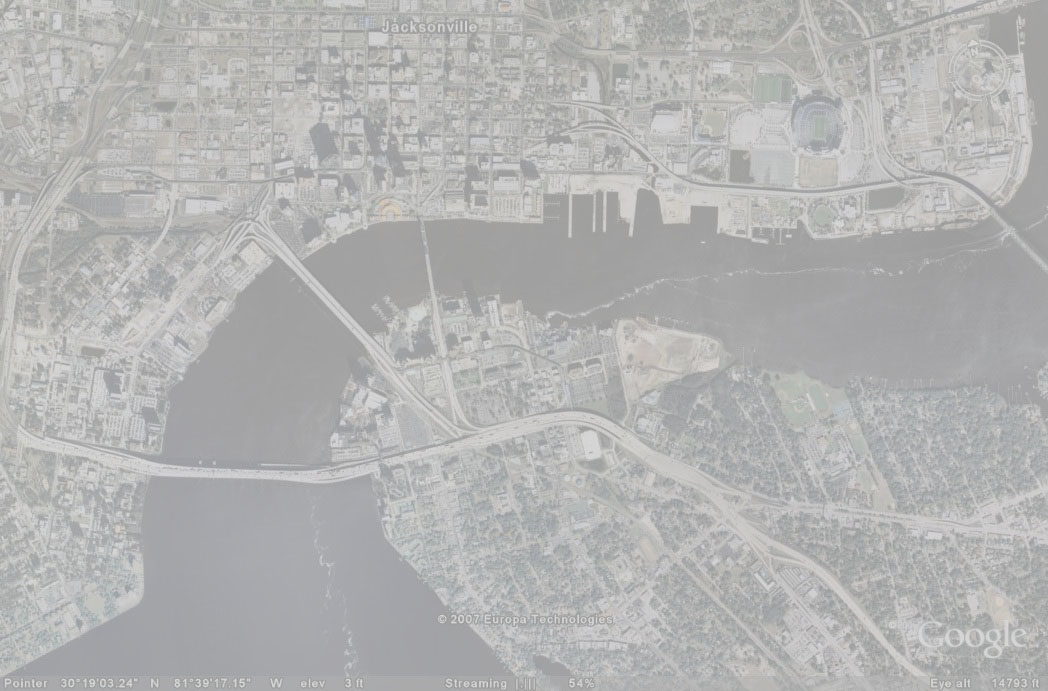
#> input picture 2-image-enhancement/images/satellite.jpg, 1048 x 691 px
$ jupyter execute --allow-errors 2-enhancement-supplementary.ipynb   (older library calls are emulated)
#> lines starting #> are read from the running program, lines starting #| are printed output that depends on the picture
# **Introduction to Image Processing**

** Dear students this is your first assignment in Image processing course, in the context of this assignment you have to:**
* **complete `2-enhancement.ipynb` up to section 2.7**
* **complete this notebook `2-enhancement-supplementary.ipynb`**
* **add your changes, commit and push your completed assignment to your github repo**

`2-enhancement-supplememtary.ipynb` provides more information on section 2.7

## 2.7 Your own implementation

### Q.1 Import the required libraries and functions

[cell 1]

### import the libraries you think its necessary for your task
# Matplotlib library
import matplotlib.pyplot as plt
from matplotlib import cm

# Numpy library
import numpy as np

from skimage import io
from skimage.color import rgb2grey

from skimage import exposure

from skimage import img_as_ubyte
from skimage import img_as_float
from skimage import img_as_uint

### Q.2 Contrast streching

** Define your function which stretch the image contrast, `cont_str`, using minimum and maximum values from the image **

**This function should accept the input image, calculates the minimum and maximum and rescales the intensities.**

** Return the image as uint8 **

[cell 2]
def cont_str(sat_img_float):
    max_im = sat_img_float.max()
    min_im = sat_img_float.min()
    l,b=sat_img_float.shape
    sat_img_cont_str = np.zeros((sat_img_float.shape))
    for i in range(l):
        for j in range(b):
            sat_img_cont_str[i][j] = (sat_img_float[i][j]-min_im)/(max_im-min_im)
    return sat_img_cont_str

**Use your function to transform the  gray version of `satellite.jpg` image (ubyte format), show the original image and the transformed image and their histogram**

[cell 3]
img_path='./images/'
img_name2='satellite.jpg'
satellite = io.imread(img_path.__add__(img_name2))
#> satellite is the input picture: shape (691, 1048, 3); mean R, G, B 178.9, 179.2, 178.8
sat_img_float = img_as_float(satellite)
sat_img_float1 = rgb2grey(sat_img_float)
sat_img_cont_str = cont_str(sat_img_float1)
#> in cont_str, `max_im = sat_img_float.max()`: max_im = 0.886
#> in cont_str, `min_im = sat_img_float.min()`: min_im = 0.569
#> after the loop in cont_str, `for i in range(l):`:
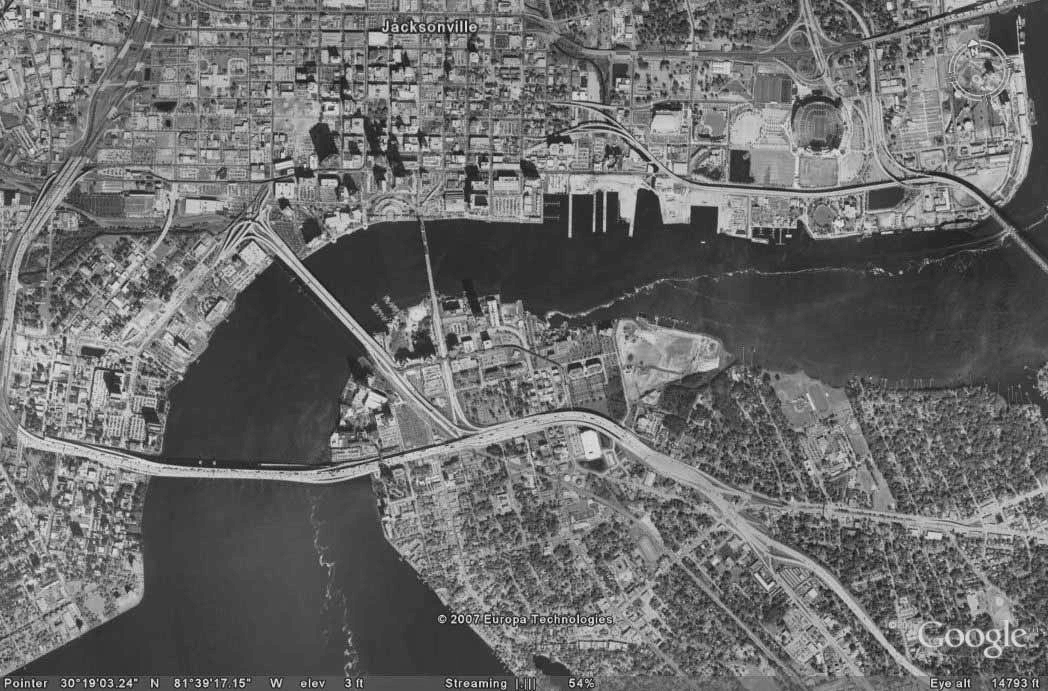
#> sat_img_cont_str: shape (691, 1048) float64; min 0, max 1, mean 0.422

fig, axes = plt.subplots(2,2, figsize=(10, 10))
axes = axes.ravel()

exposure_bins, center_exposure = exposure.histogram(sat_img_float,256)
#> exposure_bins = 256 values, max 91533 at index 58, min 0 at index 1, mean 8486.3; center_exposure = 256 values from 0.565 to 0.89
axes[0].imshow(sat_img_float,cmap = cm.gray)
axes[1].plot(center_exposure,exposure_bins)

# Plot the transform function
exposure_bins, center_exposure = exposure.histogram(sat_img_cont_str,256)
#> exposure_bins = 256 values, max 21264 at index 60, min 0 at index 1, mean 2828.8; center_exposure = 256 values from 0.00195 to 0.998
#> (the rest of this cell did not finish here and is left out)

### Q.3 Histogram equalization
Histogram equalization can be used to enhance the contrast in images.

The idea behind the histogram equalization process is that each gray level should have an equal contribution in the image. The function allowing such transformation is in fact the cumulative density function.

[cell 4]
sat_img_float.dtype

**Define your own histgram equalization function, `hist_eq`**

**This function should accpet the image, max_int and min_int and return the transformed image and its cdf**

[cell 5]
def hist_eq(img,max_int,min_int):
    img_sat_ubyte = img_as_ubyte(img)
    l,b=img_sat_ubyte.shape
    new_image= np.zeros((l,b))
    h = np.zeros((256,1))
    for i in range(l):
        for j in range(b):
            h[img_sat_ubyte[i][j]] = h[img_sat_ubyte[i][j]] + 1
    hn = h/h.sum()
    c = np.zeros((256,1))
    for i in range(255):
        c[i] = hn[0:i].sum()
    g = np.zeros((256,1))
    for i in range(255):
        g[i] = 255*c[i]
    for i in range(l):
        for j in range(b):
            new_image[i][j] = g[img_sat_ubyte[i][j]]
    return (new_image.astype('uint8'), c)

** Use your function to transform the gray version of `satellite.jpg` image again in ubyte format**

** max_int = 255, min_int = 0 **

[cell 6]
img_path='./images/'
img_name2='satellite.jpg'
satellite = io.imread(img_path.__add__(img_name2),as_grey=True)
new_image, c = hist_eq(satellite,255,0)
#> after the loop in hist_eq, `for i in range(l):`: h = 256 values, max 35264 at index 163, min 0 at index 0, mean 2828.8
#> in hist_eq, `hn = h/h.sum()`: hn = 256 values, max 0.0487 at index 163, min 0 at index 0, mean 0.00391
#> after the loop in hist_eq, `for i in range(255):`: c = 256 values, max 1 at index 227, min 0 at index 0, mean 0.292
#> after the loop in hist_eq, `for i in range(255):`: g = 256 values, max 255 at index 227, min 0 at index 0, mean 74.56
#> after the loop in hist_eq, `for i in range(l):`:
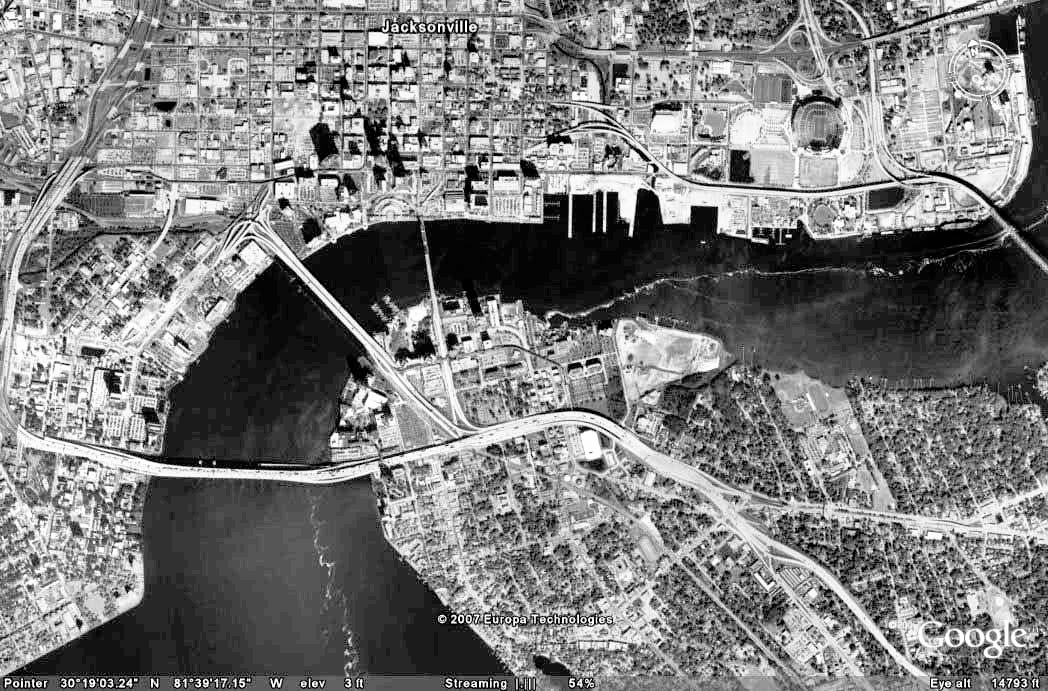
#> new_image: shape (691, 1048) float64; min 0, max 255, mean 124.6

**Show the transformed image and its histogram**

[cell 7]
fig, axes = plt.subplots(1,2, figsize=(10, 10))
axes = axes.ravel()
axes[0].imshow(new_image,cmap = cm.gray)
axes[1].plot(c)
plt.title('CDF of the transformed image')
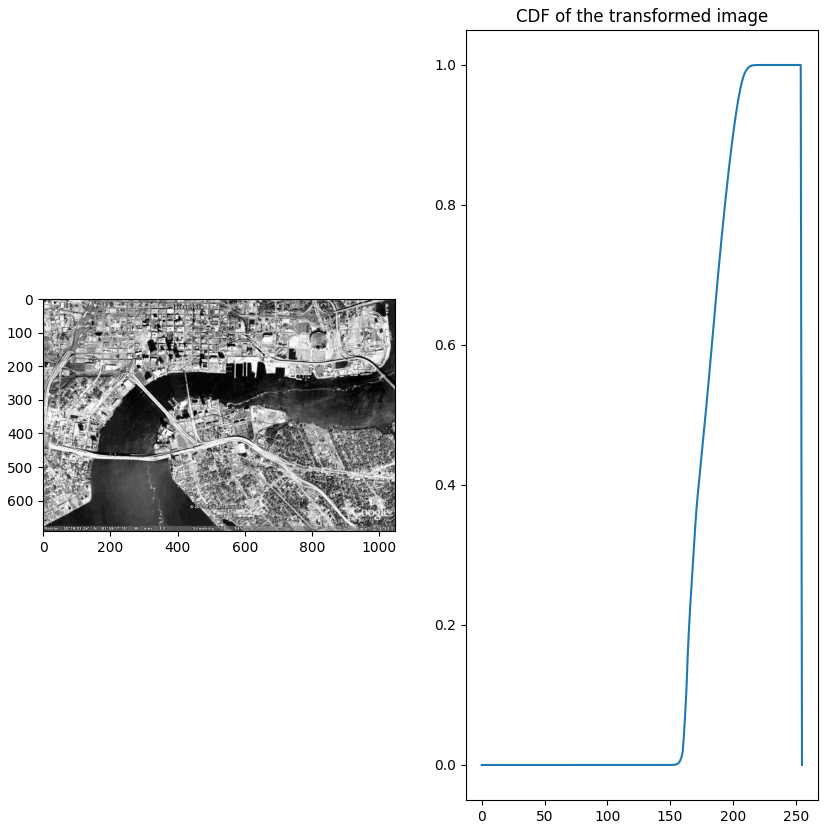
#> figure drawn by matplotlib, 2 panels; panel 2: curve peaks at x = 227, y = 1

### Q.4 Histogram matching

** In this section we will perform histogram matching, the `hist_match` function is mostly defined here**
** `hist_match` uses the function that should define the Q.3 `hist_eq`, check the comments in the code as well **

** Explain the process of histogram matching in your own words**

The process of Histogram Matching takes in an input image and produces an output image that is based upon a specified histogram. The required parameters for this algorithm are the input image and the specified image, from which the specified histogram can be obtained.

[cell 8]
def find_inverse_mapping(mapping):
    # Initialise the inverse
    inv_mapping = np.zeros(mapping.shape)
    # Find the index that we can affect for sure
    idx_inv_map = np.unique(mapping)

    # For each index
    for idx in idx_inv_map:
        # Find the corresponding index value
        int_val = np.where(mapping == idx)[0][0]
        # Affect this value for the inverse mapping
        inv_mapping[idx] = int_val

    # Find the first index which is not zero
    first_elt_idx = np.nonzero(inv_mapping)[0][0]
    for i, elt in enumerate(inv_mapping[first_elt_idx:-1]):
        if (elt == 0):
            inv_mapping[i + first_elt_idx] = inv_mapping[i + first_elt_idx - 1]

    return inv_mapping.astype('uint8')

[cell 9]
def hist_match(img, pdf_to_fit, min_int, max_int):
    # Equalize img

    ## hist_eq is actually the function that you should implement in the previous Question
    img_eq, cdf_eq = hist_eq(img, min_int, max_int)


    # We need to make the matching now
    ## Compute the transform G

    ### Compute the cdf
    cdf = np.cumsum(pdf_to_fit)

    ### Multiply the cdf by the number of gray values
    cdf_real = cdf * float(max_int)
    ### Round the cdf
    G = np.floor(cdf_real).astype('int')

    ## But we need the inverse
    G_1 = find_inverse_mapping(G)

    img_match = np.zeros((img_eq.shape[0], img_eq.shape[1]))
    for i in range (np.shape(img_eq)[0]):
        for j in range (np.shape(img_eq)[1]):
            img_match[i][j] = G_1[int(img_eq[i][j])]

    return img_match

**Creating a manual pdf following a gaussian distribution**

[cell 10]
from scipy.stats import norm
max_img=np.amax(new_image)
#> max_img = 254
x = np.arange(255+1)
pdf_to_fit = norm.pdf(x, 150, 30)

**Use the defined function to match the histogram of gray version of satellite image to `pdf_to_fit`**

[cell 11]
max_int = 255
min_int = 0
image = hist_match(satellite, pdf_to_fit, min_int, max_int)
#> in hist_match, `img_eq, cdf_eq = hist_eq(img, min_int, max_int)`: cdf_eq has the same summary as c in hist_eq
#> after the loop in hist_match, `for i in range (np.shape(img_eq)[0]):`:
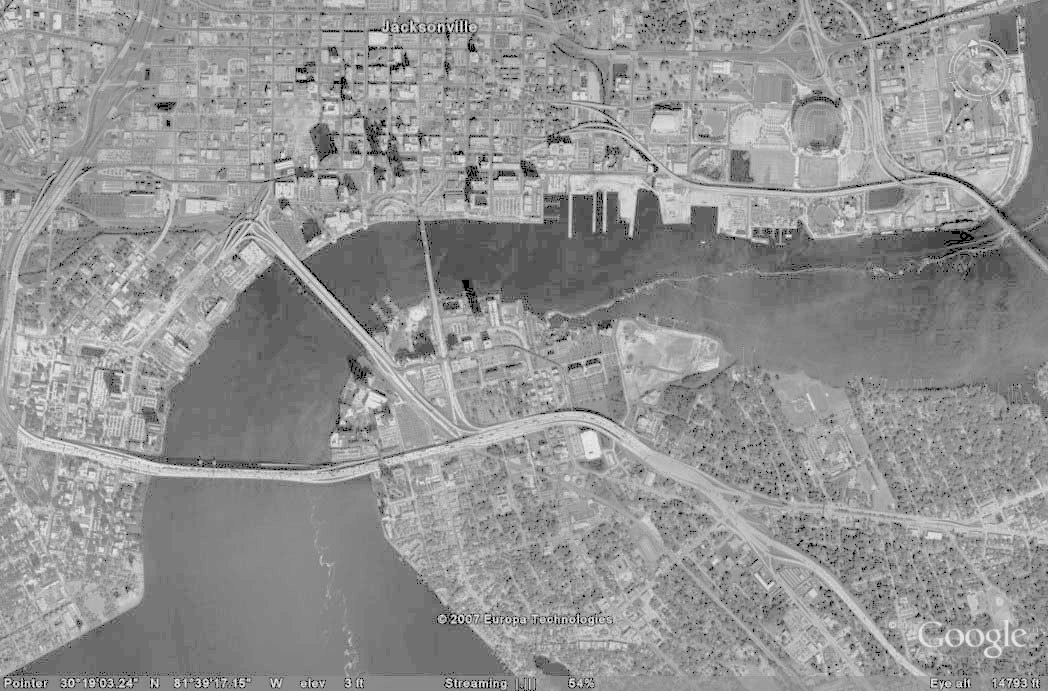
#> img_match: shape (691, 1048) float64; min 0, max 230, mean 147.1
exposure_bins, center_exposure = exposure.histogram(image,256)
#> exposure_bins = 256 values, max 35264 at index 124, min 0 at index 1, mean 2828.8; center_exposure = 256 values from 0.449 to 229.6

#plt.plot(center_exposure,pdf_to_fit, 'bs', center_exposure,exposure_bins, 'r--')
plt.plot(center_exposure,pdf_to_fit, 'bs')

plt.show()
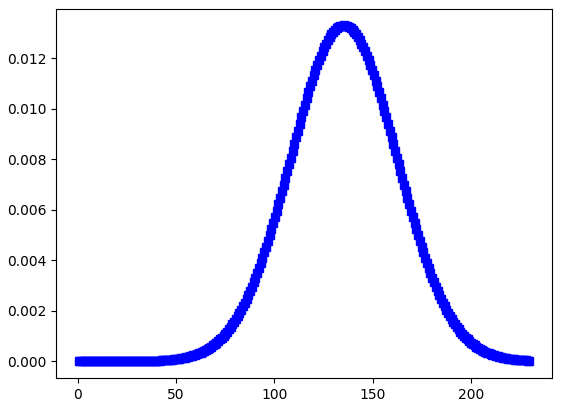
#> figure drawn by matplotlib, 1 panel; curve peaks at x = 135.2, y = 0.0133

plt.plot(exposure_bins, 'r--')
plt.show()
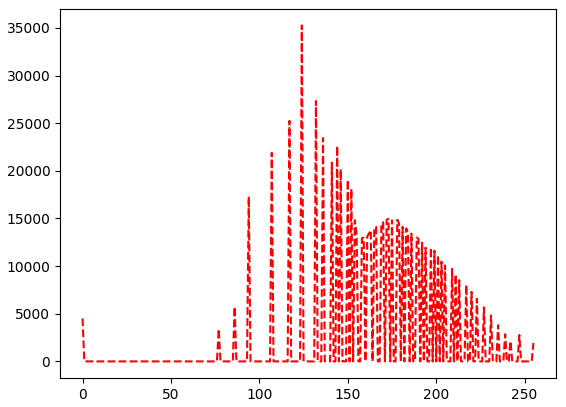
#> figure drawn by matplotlib, 1 panel; curve peaks at x = 124, y = 35264
#image_match = hist_match(new_img, pdf_to_fit, min_int, max_int)
